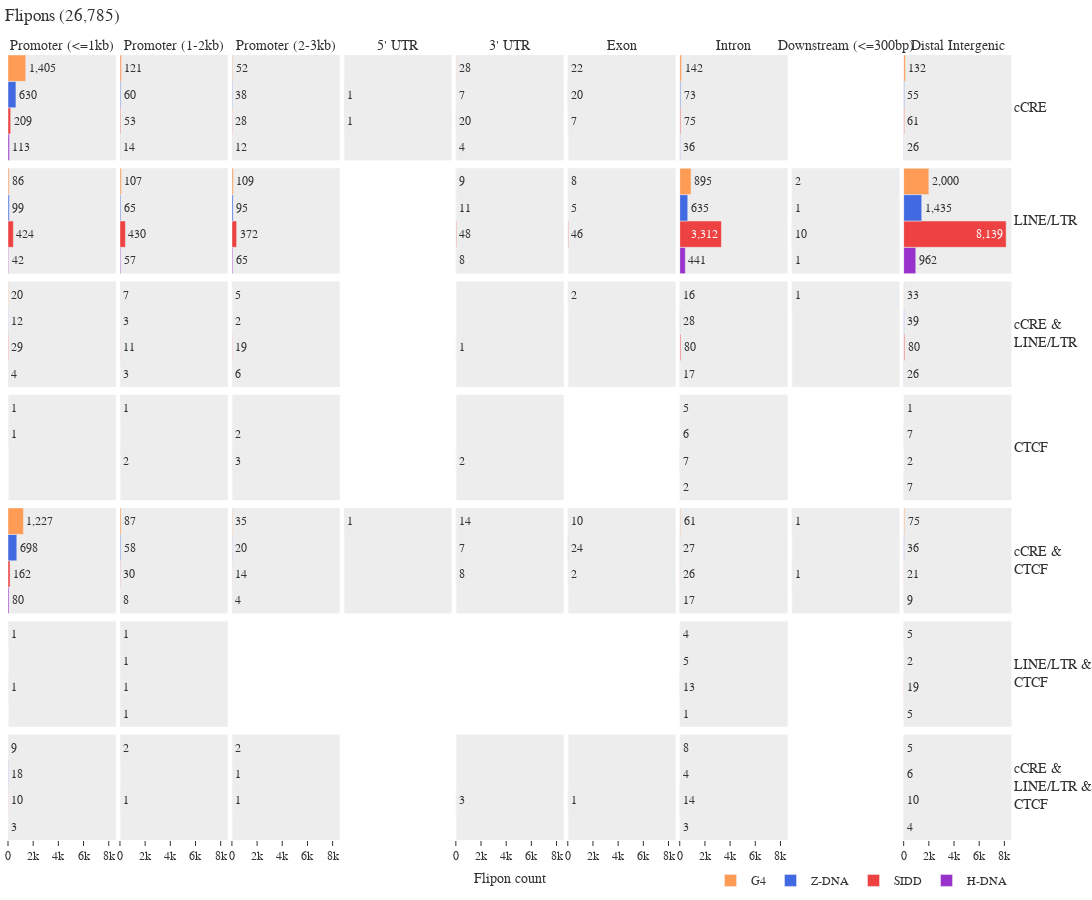

Notebook code for this chart:
### Code cell
groups = ["G4", "Z-DNA", "SIDD", "H-DNA"][::-1]
annotations = [
    "Promoter (<=1kb)",
    "Promoter (1-2kb)",
    "Promoter (2-3kb)",
    "5' UTR",
    "3' UTR",
    "Exon",
    "Intron",
    "Downstream (<=300bp)",
    "Distal Intergenic",
]
feature_groups = [
    "cCRE",
    "LINE/LTR",
    "cCRE &<br>LINE/LTR",
    "CTCF",
    "cCRE &<br>CTCF",
    "LINE/LTR &<br>CTCF",
    "cCRE &<br>LINE/LTR &<br>CTCF",
]

n_rows = len(feature_groups)
n_cols = len(annotations)

fig = ps.make_subplots(
    rows=n_rows,
    cols=n_cols,
    shared_xaxes="all",
    shared_yaxes="all",
    horizontal_spacing=0.004,
    vertical_spacing=0.01,
    column_titles=annotations,
    row_titles=feature_groups,
    x_title="Flipon count",
    # y_title="Flipon group",
)

for i, feature_group in enumerate(feature_groups):
    for j, annotation in enumerate(annotations):
        df = (
            plotly_data[
                (plotly_data["feature_group"] == feature_group)
                & (plotly_data["annotation"] == annotation)
            ]
            .set_index("group")
            .reindex(groups)
            .dropna()
        )

        if not len(df):
            continue

        colors = {
            "G4": "#FE9B54",
            "Z-DNA": "royalblue",
            "SIDD": "#ED4241",
            "H-DNA": "darkorchid",
        }
        # https://stackoverflow.com/questions/70347594/how-to-format-plotly-legend-when-using-marker-color
        for idx, row in df.iterrows():
            sub = pgo.Bar(
                x=[row["count"]],
                y=[idx],
                name=idx,
                textposition="outside" if row["count"] < 2100 else "inside",
                texttemplate="%{x:,d}",
                marker=dict(color=colors[idx]),
                width=1,
                orientation="h",
                showlegend=True if (i == 0 and j == 0) else False,
            )
            fig.add_trace(sub, row=i + 1, col=j + 1)
        fig.update_xaxes(ticks="", row=i + 1, col=j + 1)

fig.update_xaxes(tickformat="s", showgrid=False)
fig.update_xaxes(ticks="outside", row=n_rows)
fig.update_yaxes(type="category", visible=False)
fig.update_annotations(textangle=0, font=dict(size=14), align='left')
fig.update_layout(
    title=f"Flipons ({plotly_data['count'].sum():,d})",
    title_x=0.005, title_y=.99,
    height=900,
    width=1600,
    font=dict(family="monospace", size=12),
    uniformtext_minsize=12,
    margin=dict(l=5, t=55, b=55, r=60),
    legend=dict(
        # title_text="Flipon group",
        traceorder="reversed",
        orientation="h",
        yanchor="bottom",
        y=-.07,
        xanchor="right",
        x=0.98,
    ),
    template="ggplot2",
)

fig.write_image(d_img / 'enrichment-table-all-flipons-01-mirna-only.png', scale=2)

fig.show()
